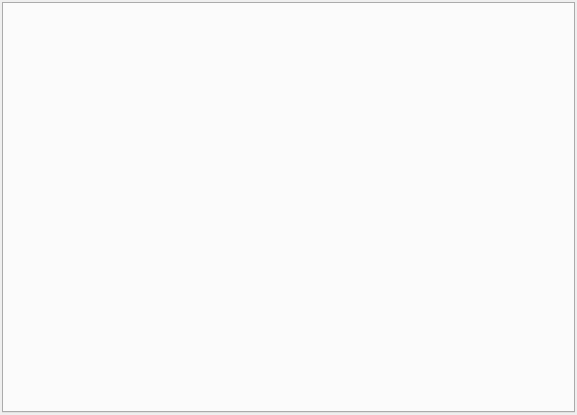
<?xml version="1.0" encoding="UTF-8"?>
<ui version="4.0">
 <class>DialogManager</class>
 <widget class="QDialog" name="DialogManager">
  <property name="geometry">
   <rect>
    <x>0</x>
    <y>0</y>
    <width>577</width>
    <height>415</height>
   </rect>
  </property>
  <property name="windowTitle">
   <string>VK Replica - Диалоги</string>
  </property>
  <property name="windowIcon">
   <iconset resource="resources.qrc">
    <normaloff>:/main_window/resources/favicon.png</normaloff>:/main_window/resources/favicon.png</iconset>
  </property>
  <layout class="QVBoxLayout" name="verticalLayout">
   <property name="leftMargin">
    <number>2</number>
   </property>
   <property name="topMargin">
    <number>2</number>
   </property>
   <property name="rightMargin">
    <number>2</number>
   </property>
   <property name="bottomMargin">
    <number>2</number>
   </property>
   <item>
    <widget class="QTabWidget" name="tabWidget">
     <property name="tabsClosable">
      <bool>true</bool>
     </property>
     <property name="movable">
      <bool>true</bool>
     </property>
    </widget>
   </item>
  </layout>
 </widget>
 <resources>
  <include location="resources.qrc"/>
 </resources>
 <connections/>
</ui>
